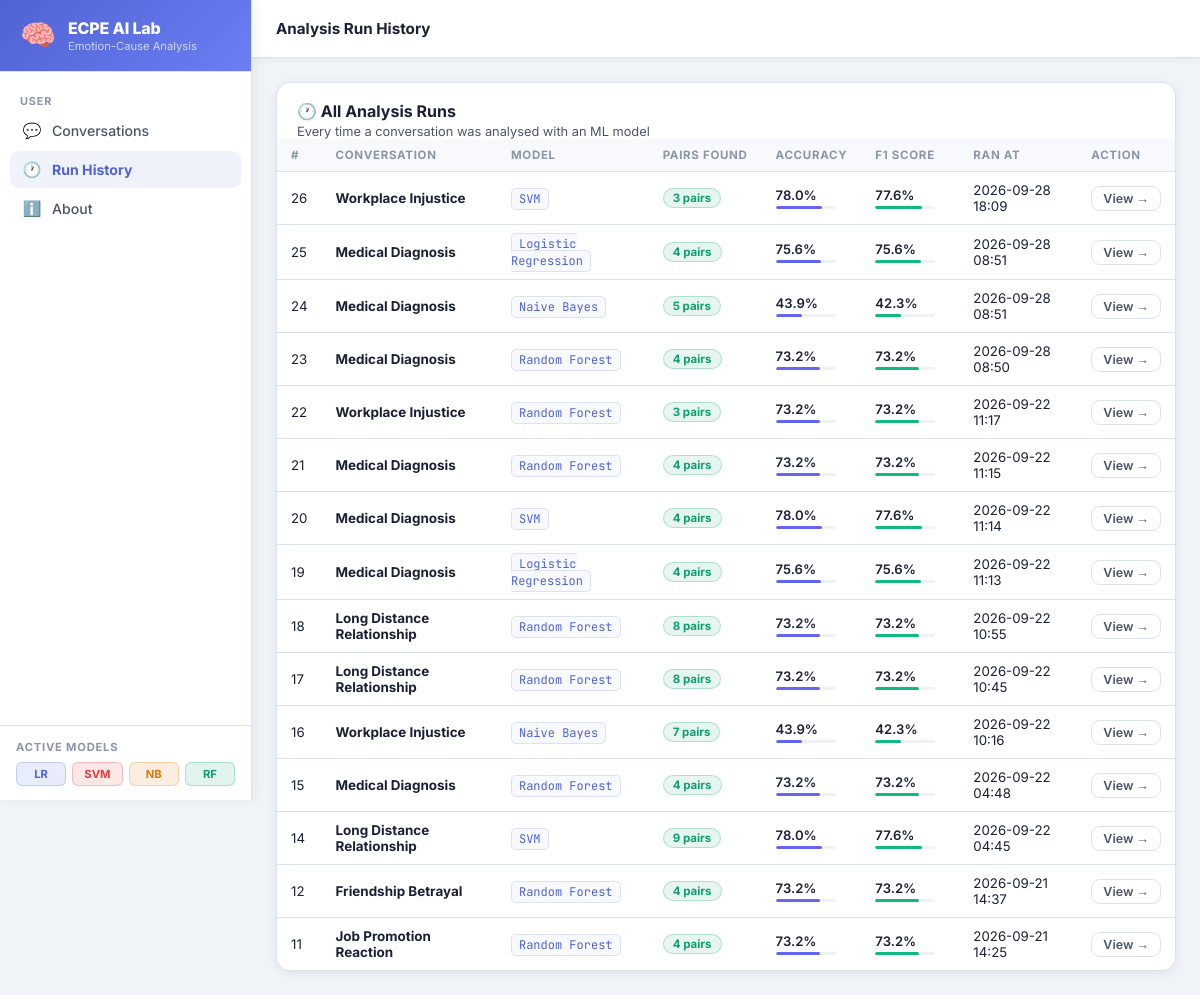
Before: /history with the older database file.
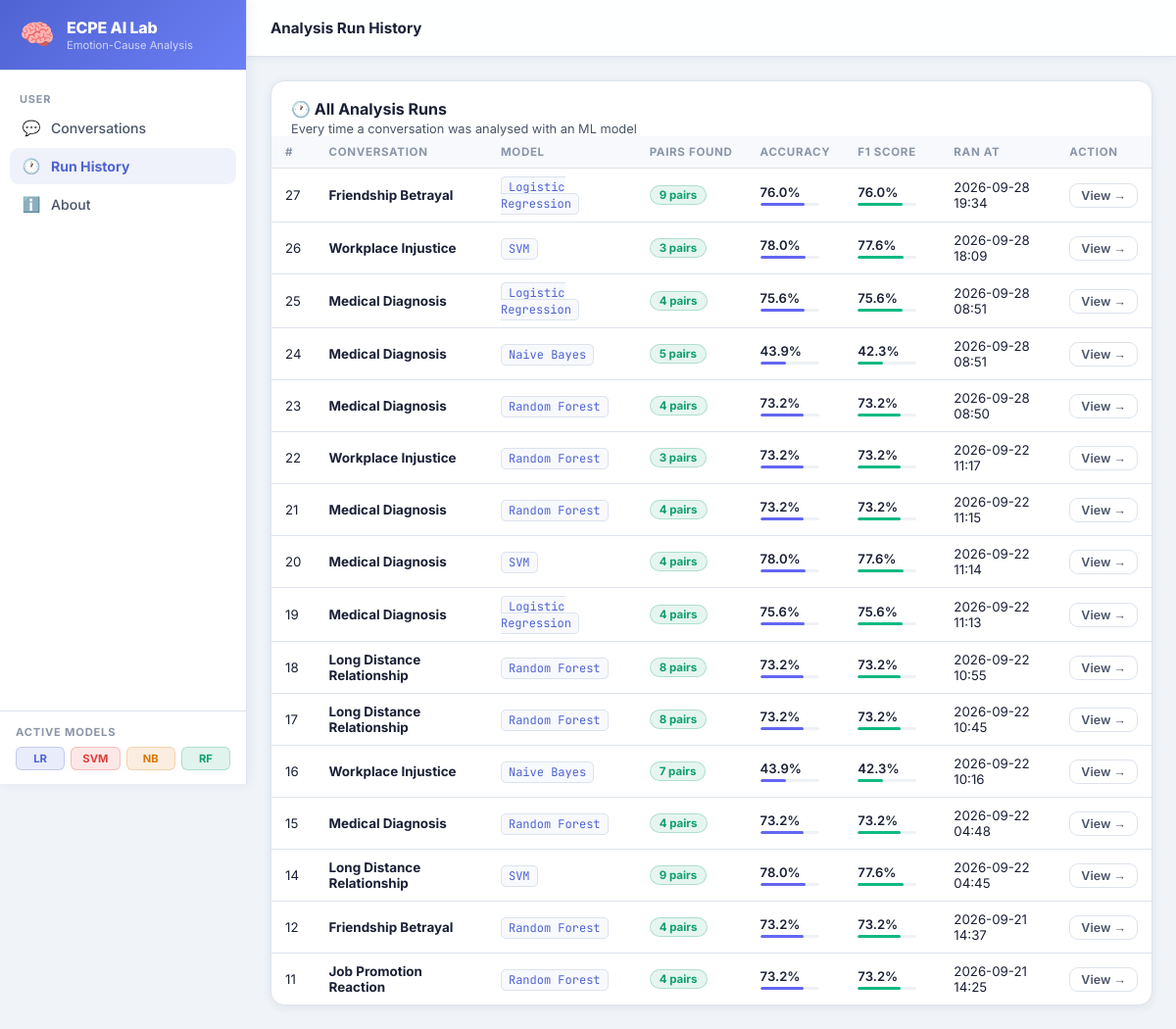
After: the same page with the newer database file.
### tables this page shows
CREATE TABLE analysis_runs (
        id              INTEGER PRIMARY KEY AUTOINCREMENT,
        conversation_id INTEGER NOT NULL,
        model_used      TEXT NOT NULL,
        pairs_found     INTEGER DEFAULT 0,
        accuracy        REAL DEFAULT 0.0,
        f1_score        REAL DEFAULT 0.0,
        ran_at          TIMESTAMP DEFAULT CURRENT_TIMESTAMP,
        FOREIGN KEY (conversation_id) REFERENCES conversations(id) ON DELETE CASCADE
    );

CREATE TABLE conversations (
        id         INTEGER PRIMARY KEY AUTOINCREMENT,
        title      TEXT NOT NULL,
        created_at TIMESTAMP DEFAULT CURRENT_TIMESTAMP,
        updated_at TIMESTAMP DEFAULT CURRENT_TIMESTAMP
    );

### app.py (the view)
@app.route("/history")
def history():
    db = get_db()
    runs = db.execute(
        """SELECT ar.*, c.title FROM analysis_runs ar
           JOIN conversations c ON ar.conversation_id=c.id
           ORDER BY ar.ran_at DESC"""
    ).fetchall()
    db.close()
    return render_template("history.html", runs=runs)

### database.py (called while the page is built)
def get_db():
    conn = sqlite3.connect(DATABASE)
    conn.row_factory = sqlite3.Row
    conn.execute("PRAGMA foreign_keys = ON")
    return conn

### templates/history.html (shortened to what this page needs)
{% extends "base.html" %}
{% block topbar_title %}Analysis Run History{% endblock %}
{% block content %}
<div class="card">
  <div class="card-header">
    <h2 class="card-title">🕐 All Analysis Runs</h2>
    <p class="card-subtitle">Every time a conversation was analysed with an ML model</p>
  </div>
  <div class="card-body p-0">
    {% if runs %}
    <div class="table-wrap">
      <table class="data-table">
        <thead>
          <tr>
            <th>#</th><th>Conversation</th><th>Model</th>
            <th>Pairs Found</th><th>Accuracy</th><th>F1 Score</th><th>Ran At</th><th>Action</th>
          </tr>
        </thead>
        <tbody>
          {% for r in runs %}
          <tr>
            <td class="muted-text">{{ r.id }}</td>
            <td><strong>{{ r.title }}</strong></td>
            <td><code class="code-tag">{{ r.model_used }}</code></td>
            <td>
              <span class="badge-pill {% if r.pairs_found > 0 %}badge-success{% else %}badge-neutral{% endif %}">
                {{ r.pairs_found }} pair{{ 's' if r.pairs_found != 1 }}
              </span>
            </td>
            <td>
              <div class="metric-cell">
                <span class="metric-val">{{ (r.accuracy*100)|round(1) }}%</span>
                <div class="mini-bar"><div class="mini-fill" data-width="{{ (r.accuracy*100)|round(1) }}" data-color="#6366f1"></div></div>
              </div>
            </td>
            <td>
              <div class="metric-cell">
                <span class="metric-val">{{ (r.f1_score*100)|round(1) }}%</span>
                <div class="mini-bar"><div class="mini-fill" data-width="{{ (r.f1_score*100)|round(1) }}" data-color="#10b981"></div></div>
              </div>
            </td>
            <td class="muted-text">{{ r.ran_at[:16].replace('T',' ') }}</td>
            <td><a href="{{ url_for('conversation_view', conv_id=r.conversation_id) }}" class="btn btn-ghost btn-sm">View →</a></td>
          </tr>
          {% endfor %}
        </tbody>
      </table>
    </div>
    {% else %}
    <div class="empty-state" style="border:none">
      <div class="empty-icon">🕐</div>
      <p class="empty-text">No analysis runs yet. Open a conversation and click Run Analysis.</p>
      <a href="{{ url_for('index') }}" class="btn btn-primary mt-3">Go to Conversations</a>
    </div>
    {% endif %}
  </div>
</div>
{% endblock %}

### templates/base.html (shortened to what this page needs)
<!DOCTYPE html>
<html lang="en">
<head>
  <link rel="stylesheet" href="{{ url_for('static', filename='css/style.css') }}"/>
</head>
<body>
<aside class="sidebar" id="sidebar">
  <div class="sidebar-brand">
    <div class="brand-logo">🧠</div>
    <div>
      <div class="brand-name">ECPE AI Lab</div>
      <div class="brand-sub">Emotion-Cause Analysis</div>
    </div>
  </div>
  <nav class="sidebar-nav">
    <div class="nav-section-label">User</div>
    <a href="{{ url_for('index') }}"
       class="nav-item {% if request.endpoint=='index' %}active{% endif %}">
      <span class="nav-icon">💬</span><span>Conversations</span>
    </a>
    <a href="{{ url_for('history') }}"
       class="nav-item {% if request.endpoint=='history' %}active{% endif %}">
      <span class="nav-icon">🕐</span><span>Run History</span>
    </a>
    <a href="{{ url_for('about') }}"
       class="nav-item {% if request.endpoint=='about' %}active{% endif %}">
      <span class="nav-icon">ℹ️</span><span>About</span>
    </a>
  </nav>
  <div class="sidebar-models-strip">
    <div class="sidebar-models-title">Active Models</div>
    <div class="model-dot-row">
      <span class="model-dot lr">LR</span>
      <span class="model-dot svm">SVM</span>
      <span class="model-dot nb">NB</span>
      <span class="model-dot rf">RF</span>
    </div>
  </div>
</aside>
<div class="layout-main" id="layoutMain">
  <header class="topbar">
    <div class="topbar-center">
      <span class="topbar-title">{% block topbar_title %}AI-Powered Emotion-Cause Extraction{% endblock %}</span>
    </div>
  </header>
  <div class="page-body">
    {% block content %}{% endblock %}
  </div>
</div>
</body>
</html>

Changed rows visible on the page:
added analysis_runs: id "27", title "Friendship Betrayal", model_used "Logistic Regression", pairs_found "9", pairs_found "s", (r.accuracy*100)|round(1) "76.0", (r.f1_score*100)|round(1) "76.0", ran_at "2026-09-28 19:34"
